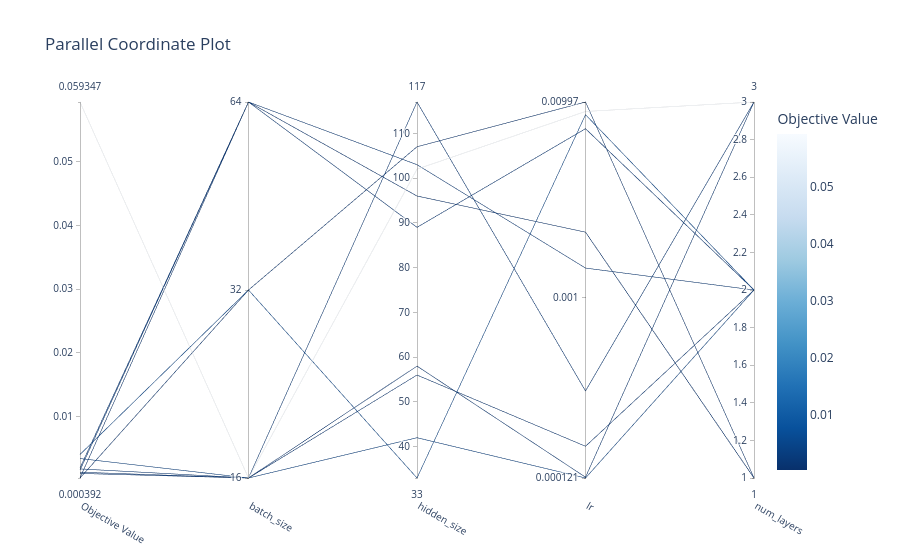

This figure's notebook cell:
### Code cell
vis.plot_parallel_coordinate(study)

### Figure 1 — Plotly figure (JSON) as saved in the notebook; plotly's stock layout.template omitted (floating-point values rounded to 4 significant figures)
{"data": [{"dimensions": [{"label": "Objective Value", "range": [0.0003917, 0.05935], "values": [0.001817, 0.001298, 0.001106, 0.003445, 0.05935, 0.0003917, 0.004083, 0.001967, 0.001625, 0.0004116]}, {"label": "batch_size", "range": [0, 2], "ticktext": ["16", "32", "64"], "tickvals": [0, 1, 2], "values": [0, 0, 0, 0, 0, 1, 1, 2, 2, 2]}, {"label": "hidden_size", "range": [33, 117], "values": [117, 56, 58, 42, 102, 107, 33, 103, 89, 96]}, {"label": "lr", "range": [-3.918, -2.001], "ticktext": ["0.000121", "0.001", "0.00997"], "tickvals": [-3.918, -3, -2.001], "values": [-3.474, -3.756, -3.914, -3.918, -2.05, -2.001, -2.066, -2.848, -2.138, -2.665]}, {"label": "num_layers", "range": [1, 3], "values": [3, 2, 3, 2, 3, 1, 2, 2, 2, 1]}], "labelangle": 30, "labelside": "bottom", "line": {"color": [0.001817, 0.001298, 0.001106, 0.003445, 0.05935, 0.0003917, 0.004083, 0.001967, 0.001625, 0.0004116], "colorbar": {"title": {"text": "Objective Value"}}, "colorscale": [[0, "rgb(247,251,255)"], [0.125, "rgb(222,235,247)"], [0.25, "rgb(198,219,239)"], [0.375, "rgb(158,202,225)"], [0.5, "rgb(107,174,214)"], [0.625, "rgb(66,146,198)"], [0.75, "rgb(33,113,181)"], [0.875, "rgb(8,81,156)"], [1, "rgb(8,48,107)"]], "reversescale": true, "showscale": true}, "type": "parcoords"}], "layout": {"title": {"text": "Parallel Coordinate Plot"}}}
